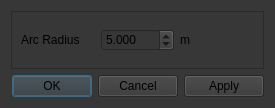
<?xml version="1.0" encoding="UTF-8"?>
<ui version="4.0">
 <class>DialogArcMode</class>
 <widget class="QDialog" name="DialogArcMode">
  <property name="geometry">
   <rect>
    <x>0</x>
    <y>0</y>
    <width>275</width>
    <height>108</height>
   </rect>
  </property>
  <property name="font">
   <font>
    <pointsize>12</pointsize>
   </font>
  </property>
  <property name="windowTitle">
   <string>Arc Rolling</string>
  </property>
  <property name="styleSheet">
   <string notr="true">background-color: rgb(55, 55, 55);</string>
  </property>
  <layout class="QGridLayout" name="gridLayout">
   <item row="0" column="0">
    <widget class="QFrame" name="frame">
     <property name="frameShape">
      <enum>QFrame::StyledPanel</enum>
     </property>
     <property name="frameShadow">
      <enum>QFrame::Raised</enum>
     </property>
     <layout class="QGridLayout" name="gridLayout_2">
      <item row="0" column="0">
       <widget class="QLabel" name="label_arc_radius">
        <property name="text">
         <string>Arc Radius</string>
        </property>
       </widget>
      </item>
      <item row="0" column="1">
       <widget class="QDoubleSpinBox" name="doubleSpinBox_arc_radius">
        <property name="decimals">
         <number>3</number>
        </property>
        <property name="minimum">
         <double>0.001000000000000</double>
        </property>
        <property name="maximum">
         <double>20.000000000000000</double>
        </property>
        <property name="singleStep">
         <double>0.100000000000000</double>
        </property>
        <property name="value">
         <double>5.000000000000000</double>
        </property>
       </widget>
      </item>
      <item row="0" column="2">
       <widget class="QLabel" name="label_arc_radius_unit">
        <property name="text">
         <string>m</string>
        </property>
       </widget>
      </item>
     </layout>
    </widget>
   </item>
   <item row="1" column="0">
    <widget class="QDialogButtonBox" name="buttonBox">
     <property name="orientation">
      <enum>Qt::Horizontal</enum>
     </property>
     <property name="standardButtons">
      <set>QDialogButtonBox::Apply|QDialogButtonBox::Cancel|QDialogButtonBox::Ok</set>
     </property>
    </widget>
   </item>
  </layout>
 </widget>
 <resources/>
 <connections>
  <connection>
   <sender>buttonBox</sender>
   <signal>accepted()</signal>
   <receiver>DialogArcMode</receiver>
   <slot>accept()</slot>
   <hints>
    <hint type="sourcelabel">
     <x>248</x>
     <y>254</y>
    </hint>
    <hint type="destinationlabel">
     <x>157</x>
     <y>274</y>
    </hint>
   </hints>
  </connection>
  <connection>
   <sender>buttonBox</sender>
   <signal>rejected()</signal>
   <receiver>DialogArcMode</receiver>
   <slot>reject()</slot>
   <hints>
    <hint type="sourcelabel">
     <x>316</x>
     <y>260</y>
    </hint>
    <hint type="destinationlabel">
     <x>286</x>
     <y>274</y>
    </hint>
   </hints>
  </connection>
 </connections>
</ui>
